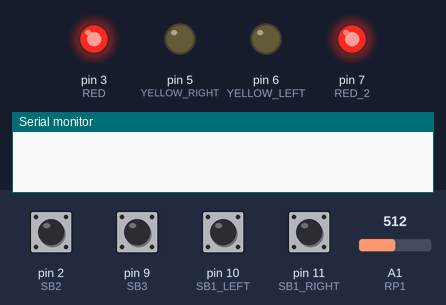
Simulated run of this sketch. Board: Arduino Uno, built with avr-gcc and run on an emulated ATmega328P. On the bench: output pins drawn as LEDs (lit = HIGH), the last lines printed to the serial monitor. Dashed ring = blinking. The test bench sets the inputs (shaded band); at power-on: pin 2 (SB2), pin 9 (SB3), pin 10 (SB1_LEFT), pin 11 (SB1_RIGHT) HIGH, A1 (RP1) = 512.

Above: at 1.2 s.
1.3 s: pin 9 (SB3) pulled LOW for 1 s
At 2.5 s:
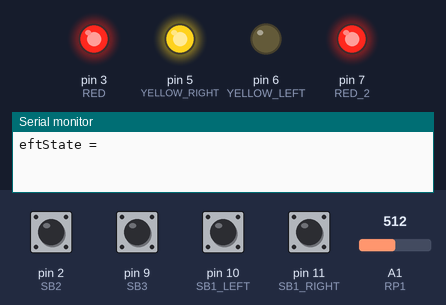
4.8 s: A1 (RP1) set to 322
At 5.8 s:
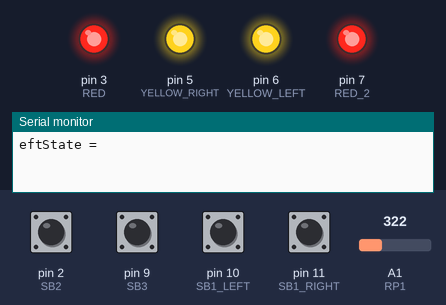
6.6 s: A1 (RP1) set to 297
At 7.6 s:
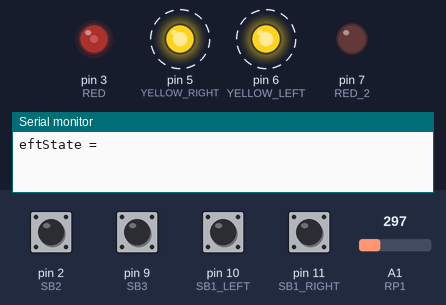
10.7 s: pin 9 (SB3) pulled LOW for 3.2 s
15.7 s: A1 (RP1) set to 511
At 17.1 s:
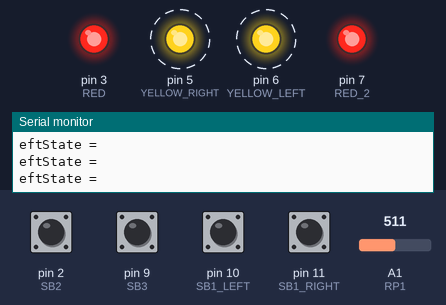
19.8 s: pin 9 (SB3) pulled LOW for 1 s
Timing chart, 0 to 24.3 s (numbered marks = the images above; inputs shaded):
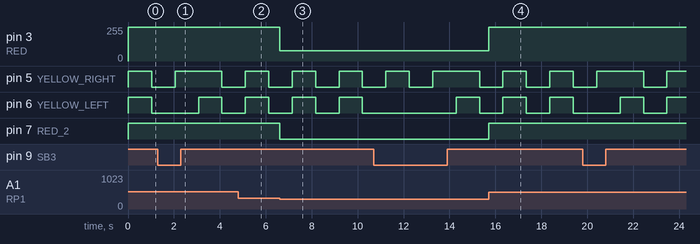

Measured:
- the behaviour switches between 307 and 306 on A1 (RP1) (found by bisection; images 2 and 3)
- after the input at 6.6 s, pin 3 (RED): 255/255 → 76/255 at once; pin 7 (RED_2): HIGH → LOW at once
- after the input at 15.7 s, pin 3 (RED): 76/255 → 255/255 at once; pin 7 (RED_2): LOW → HIGH at once

The sketch:

Car_2.ino
```cpp
#include "GyverTimers.h"

#define thirtyPercent 76
#define brakes 306
#define SB1_LEFT 10
#define SB1_RIGHT 11
#define SB2 2
#define SB3 9
#define RP1 1
#define RED 3
#define RED_2 7

enum {
  ST0,
  ST1
} states;

volatile boolean intFlag = false;
const int  YELLOW_LEFT = 6;
const int  YELLOW_RIGHT = 5;
int ledState = LOW;
int leftState = LOW;
int rightState = LOW;
int waitState = 0;


unsigned long last_time;


void setup() {
  states = ST0;
  pinMode(RED_2,OUTPUT);
  pinMode(RED,OUTPUT);
  pinMode(SB1_LEFT,INPUT_PULLUP);
  pinMode(SB1_RIGHT,INPUT_PULLUP);
  pinMode(SB2,INPUT_PULLUP);
  pinMode(SB3,INPUT_PULLUP);
  pinMode(YELLOW_LEFT,OUTPUT);
  pinMode(YELLOW_RIGHT,OUTPUT);
 // analogWrite(YELLOW_LEFT,100);
 // digitalWrite(YELLOW_RIGHT,HIGH);
  Serial.begin(9600);

  Timer1.setPeriod(10000);
  Timer1.enableISR(CHANNEL_A);
}

ISR(TIMER1_A) {
  intFlag = true;
}


void loop() {

  if (true == intFlag){
    intFlag = false;
    switch(states)
    {
      case ST0:{
        if (HIGH == digitalRead(SB3))
        {
          if (ledState == LOW) {
          ledState = HIGH;
          } else {
          ledState = LOW;
          }
          digitalWrite(YELLOW_LEFT,ledState);
          digitalWrite(YELLOW_RIGHT,ledState);
        }
        else if (HIGH == digitalRead(SB1_RIGHT))
        {
         digitalWrite(YELLOW_RIGHT,!digitalRead(YELLOW_RIGHT));
         digitalWrite(YELLOW_LEFT,LOW);
         Serial.println("leftState = " + digitalRead(SB1_LEFT));
       }
       else if (HIGH == digitalRead(SB1_LEFT))
       {
        digitalWrite(YELLOW_LEFT,!digitalRead(YELLOW_LEFT));
        digitalWrite(YELLOW_RIGHT,LOW);
        Serial.println("rightState = " + digitalRead(SB1_RIGHT));
       }
       else
       {
        digitalWrite(YELLOW_LEFT,LOW);
        digitalWrite(YELLOW_RIGHT,LOW);
        }
        waitState = 100;
        states = ST1;
      }
      break;

      case ST1: {
        if (waitState > 0)
        {
          waitState--;
        }
        else states = ST0;
      }
      break;

      default:
      break;
    }
  }

  //Serial.println(analogRead(SB1));
   if (brakes < analogRead(RP1))
  {
    digitalWrite(RED_2,HIGH);
    analogWrite(RED,1023);
  } else if (LOW == digitalRead(SB2))
         {
          digitalWrite(RED_2,LOW);
          analogWrite(RED,0);
         }
         else
         {
          digitalWrite(RED_2,LOW);
          analogWrite(RED,thirtyPercent);
         }

}
```
